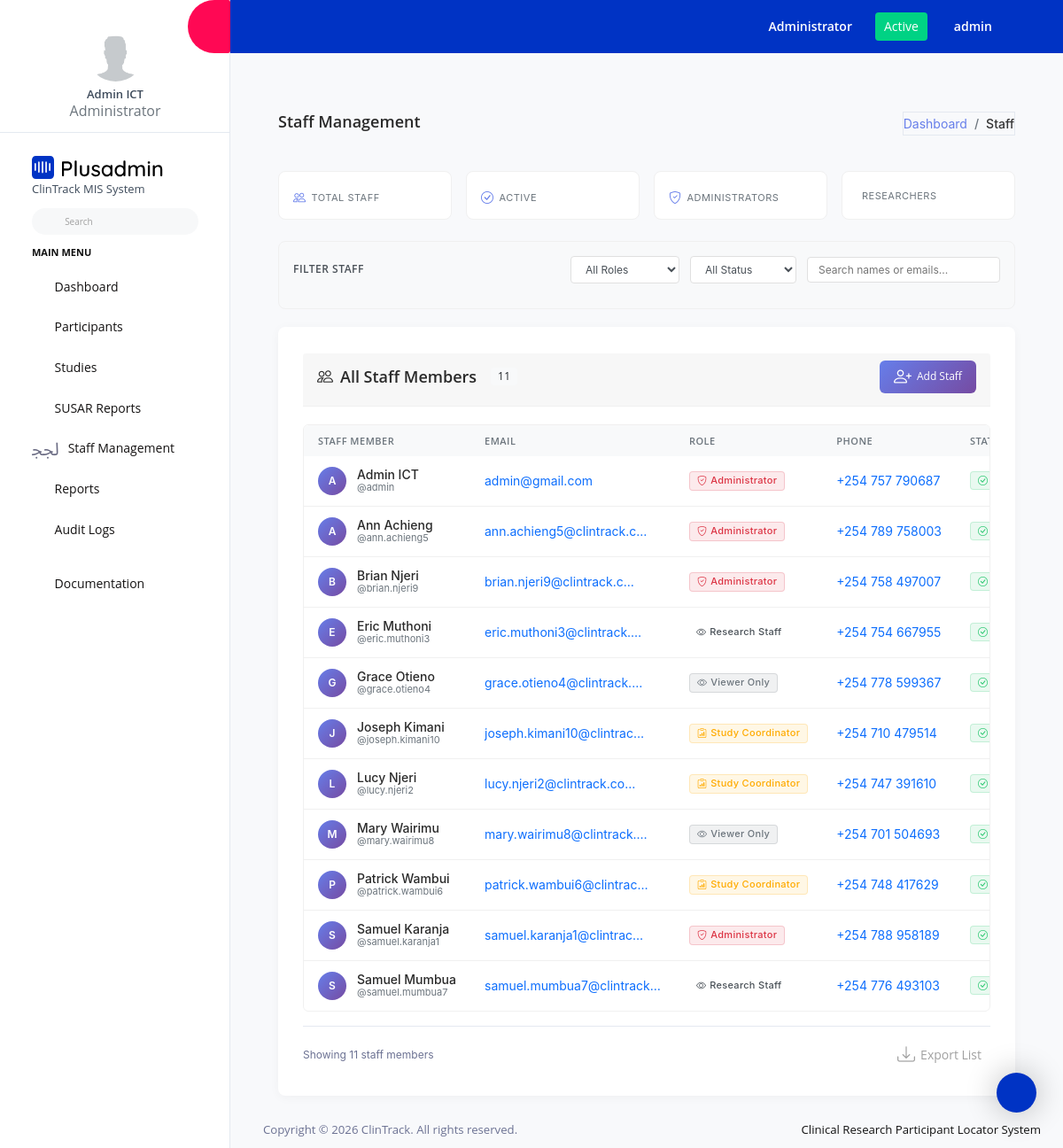
The page /staff/ (signed in) on the database as committed earlier.
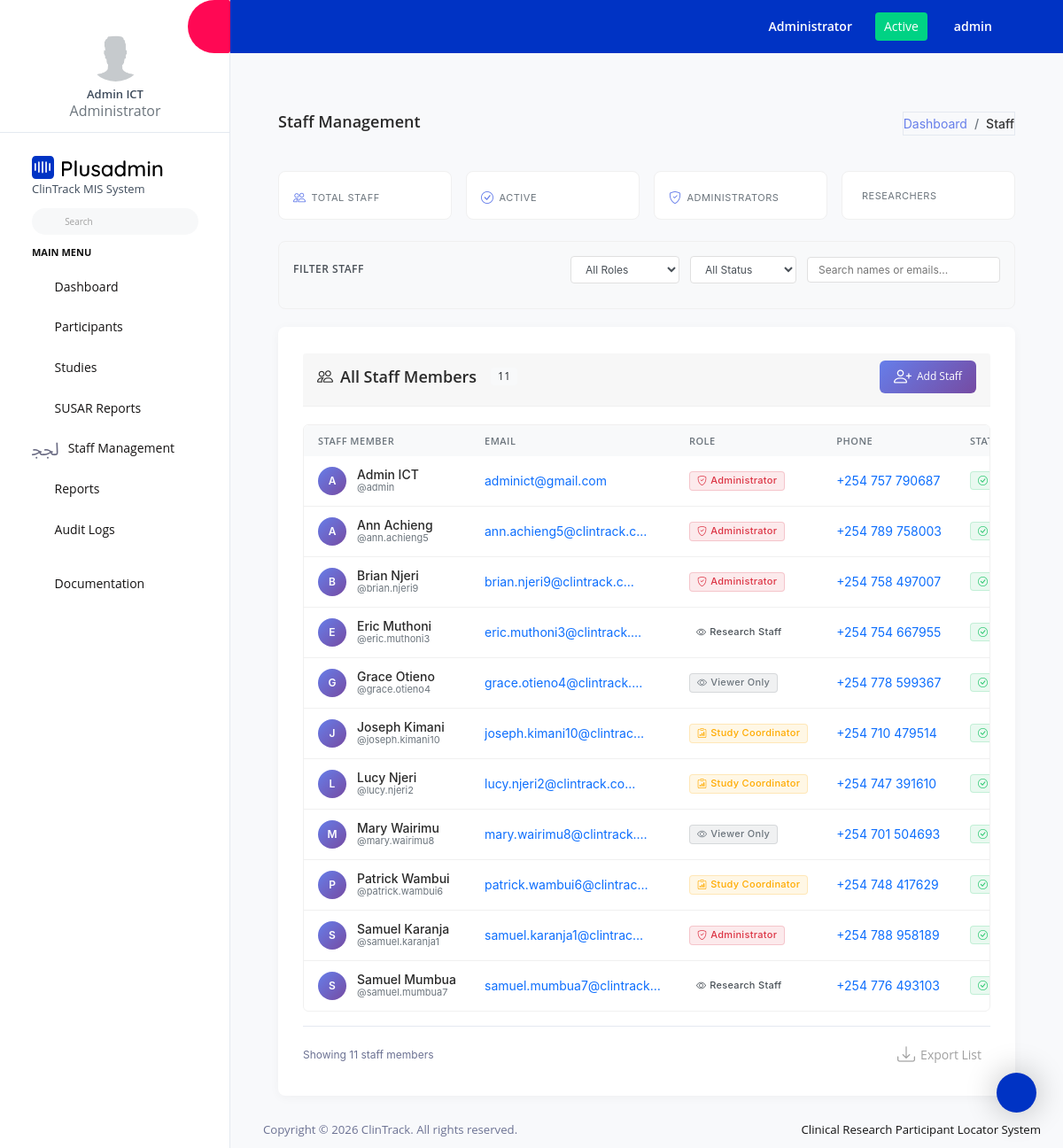
The same page on the database as committed later.
### clintrack/models.py (models this page shows, shortened)
class User(AbstractUser):
    ROLE_CHOICES = [
        ('admin', 'Administrator'),
        ('coordinator', 'Study Coordinator'),
        ('staff', 'Research Staff'),
        ('viewer', 'Viewer Only'),
    ]
    role = models.CharField(max_length=20, choices=ROLE_CHOICES, default='staff')
    phone_number = PhoneNumberField(blank=True, null=True)
    created_at = models.DateTimeField(auto_now_add=True)
    updated_at = models.DateTimeField(auto_now=True)
    class Meta:
        db_table = 'users'

### clintrack/views.py (the view)
# urls.py: path('staff/', views.users_list, name='users_list'),
@login_required
def users_list(request):
    if request.user.role != 'admin':
        messages.error(request, 'Only administrators can view staff list.')
        return redirect('dashboard')
    users = User.objects.all().order_by('-is_active', 'username')
    context = {'users': users}
    return render(request, 'users/users_list.html', context)

### templates/users/users_list.html (shortened to what the changed rows need)
{% extends 'base.html' %}
{% load static %}
{% block content %}
<div class="content-wrapper">
  <div class="row">
    <div class="col-12">
      <div class="card">
        <div class="card-body">
          {% if users %}
          <div class="table-responsive">
            <table class="table" id="staffTable">
              <thead>
                <tr>
                  <th>Staff Member</th>
                  <th>Email</th>
                  <th>Role</th>
                  <th>Phone</th>
                  <th>Status</th>
                </tr>
              </thead>
              <tbody>
                {% for user in users %}
                <tr data-role="{{ user.role }}" data-status="{% if user.is_active %}active{% else %}inactive{% endif %}"
                    data-search="{{ user.username|lower }} {{ user.get_full_name|lower|default:'' }} {{ user.email|lower|default:'' }}">
                  <td>
                    <div class="user-cell">
                      <div class="user-avatar">
                        {{ user.get_full_name|default:user.username|slice:":1"|upper }}
                      </div>
                      <div class="user-info">
                        <div class="user-name">
                          {{ user.get_full_name|default:"No Name" }}
                        </div>
                        <div class="user-username">
                          @{{ user.username }}
                        </div>
                      </div>
                    </div>
                  </td>
                  <td class="email-cell">
                    {% if user.email %}
                    <a href="mailto:{{ user.email }}" class="text-decoration-none">
                      {{ user.email|truncatechars:25 }}
                    </a>
                    {% else %}
                    <span class="text-muted">No email</span>
                    {% endif %}
                  </td>
                  <td>
                    <span class="role-badge role-{{ user.role }}">
                      <i class="bi bi-{% if user.role == 'admin' %}shield-check{% elif user.role == 'coordinator' %}clipboard-data{% elif user.role == 'researcher' %}flask{% else %}eye{% endif %}"></i>
                      {{ user.get_role_display }}
                    </span>
                  </td>
                  <td>
                    {% if user.phone_number %}
                    <a href="tel:{{ user.phone_number }}" class="text-decoration-none">
                      {{ user.phone_number }}
                    </a>
                    {% else %}
                    <span class="text-muted">-</span>
                    {% endif %}
                  </td>
                  <td>
                    {% if user.is_active %}
                    <span class="badge badge-success">
                      <i class="bi bi-check-circle"></i>
                    </span>
                    {% else %}
                    <span class="badge badge-secondary">
                      <i class="bi bi-x-circle"></i>
                      Inactive
                    </span>
                    {% endif %}
                  </td>
                </tr>
                {% endfor %}
              </tbody>
            </table>
          </div>
          {% endif %}
        </div>
      </div>
    </div>
  </div>
</div>
{% endblock %}
{% block extra_js %}
<link rel="stylesheet" href="https://cdn.jsdelivr.net/npm/bootstrap-icons@1.10.0/font/bootstrap-icons.css">
{% endblock %}

### templates/includes/sidebar.html (shortened to what this page needs)
{% load static %}
<nav class="sidebar sidebar-offcanvas" id="sidebar">
  <ul class="nav">
    <li class="nav-item nav-profile border-bottom">
      <a href="#" class="nav-link flex-column">
        <div class="nav-profile-image">
          <img src="{% static 'assets/images/profile.png' %}" alt="profile" />
        </div>
        <div class="nav-profile-text d-flex ms-0 mb-3 flex-column">
          <span class="font-weight-semibold mb-1 mt-2 text-center">{{ user.get_full_name|default:user.username }}</span>
          <span class="text-secondary icon-sm text-center">{{ user.get_role_display }}</span>
        </div>
      </a>
    </li>
    <li class="nav-item pt-3">
      <a class="nav-link d-block" href="{% url 'dashboard' %}">
        <img class="sidebar-brand-logo" src="{% static 'assets/images/logo.svg' %}" alt="" />
        <div class="sidebar-brand-logo">ClinTrack MIS System</div>
      </a>
      <form class="d-flex align-items-center" action="#">
        <div class="input-group">
          <div class="input-group-prepend">
            <i class="input-group-text border-0 mdi mdi-magnify"></i>
          </div>
          <input type="text" class="form-control border-0" placeholder="Search" />
        </div>
      </form>
    </li>
    <li class="pt-2 pb-1">
      <span class="nav-item-head">Main Menu</span>
    </li>
    <li class="nav-item">
      <a class="nav-link" href="{% url 'dashboard' %}">
        <i class="mdi mdi-compass-outline menu-icon"></i>
        <span class="menu-title">Dashboard</span>
      </a>
    </li>
    {% if user.role == 'admin' or user.role == 'coordinator' %}
    <li class="nav-item">
      <a class="nav-link" data-bs-toggle="collapse" href="#participants-menu" aria-expanded="false" aria-controls="participants-menu">
        <i class="mdi mdi-account-multiple menu-icon"></i>
        <span class="menu-title">Participants</span>
        <i class="menu-arrow"></i>
      </a>
    </li>
    {% endif %}
    {% if user.role == 'admin' or user.role == 'coordinator' %}
    <li class="nav-item">
      <a class="nav-link" data-bs-toggle="collapse" href="#studies-menu" aria-expanded="false" aria-controls="studies-menu">
        <i class="mdi mdi-flask menu-icon"></i>
        <span class="menu-title">Studies</span>
        <i class="menu-arrow"></i>
      </a>
    </li>
    {% endif %}
    <li class="nav-item">
      <a class="nav-link" data-bs-toggle="collapse" href="#susar-menu" aria-expanded="false" aria-controls="susar-menu">
        <i class="mdi mdi-alert-circle-outline menu-icon"></i>
        <span class="menu-title">SUSAR Reports</span>
        <i class="menu-arrow"></i>
      </a>
    </li>
    {% if user.role == 'admin' %}
    <li class="nav-item">
      <a class="nav-link" data-bs-toggle="collapse" href="#staff-menu" aria-expanded="false" aria-controls="staff-menu">
        <i class="mdi mdi-account-badge menu-icon"></i>
        <span class="menu-title">Staff Management</span>
        <i class="menu-arrow"></i>
      </a>
    </li>
    {% endif %}
    {% if user.role == 'admin' or user.role == 'coordinator' %}
    <li class="nav-item">
      <a class="nav-link" href="{% url 'reports_index' %}">
        <i class="mdi mdi-chart-bar menu-icon"></i>
        <span class="menu-title">Reports</span>
      </a>
    </li>
    {% endif %}
    {% if user.role == 'admin' %}
    <li class="nav-item">
      <a class="nav-link" href="{% url 'audit_logs' %}">
        <i class="mdi mdi-history menu-icon"></i>
        <span class="menu-title">Audit Logs</span>
      </a>
    </li>
    {% endif %}
    <li class="nav-item pt-3">
      <a class="nav-link" href="#">
        <i class="mdi mdi-file-document-box menu-icon"></i>
        <span class="menu-title">Documentation</span>
      </a>
    </li>
  </ul>
</nav>

### templates/includes/navbar.html (shortened to what this page needs)
{% load static %}
<nav class="navbar default-layout-navbar col-lg-12 col-12 p-0 fixed-top d-flex flex-row">
  <div class="navbar-menu-wrapper d-flex align-items-stretch">
    <button class="navbar-toggler navbar-toggler align-self-center" type="button" data-toggle="minimize">
      <span class="mdi mdi-chevron-double-left"></span>
    </button>
    <ul class="navbar-nav">
      <li class="nav-item dropdown">
        <a class="nav-link" id="messageDropdown" href="#" data-bs-toggle="dropdown" aria-expanded="false">
          <i class="mdi mdi-email-outline"></i>
        </a>
      </li>
      <li class="nav-item dropdown ms-3">
        <a class="nav-link" id="notificationDropdown" href="#" data-bs-toggle="dropdown">
          <i class="mdi mdi-bell-outline"></i>
        </a>
      </li>
    </ul>
    <ul class="navbar-nav navbar-nav-right">
      <li class="nav-item nav-logout d-none d-md-block me-3">
        <a class="nav-link" href="#">{{ user.get_role_display }}</a>
      </li>
      <li class="nav-item nav-logout d-none d-md-block">
        <span class="btn btn-sm btn-success">Active</span>
      </li>
      <li class="nav-item nav-profile dropdown d-none d-md-block">
        <a class="nav-link dropdown-toggle" id="profileDropdown" href="#" data-bs-toggle="dropdown" aria-expanded="false">
          <div class="nav-profile-text">{{ user.username }}</div>
        </a>
      </li>
      <li class="nav-item nav-logout d-none d-lg-block">
        <a class="nav-link" href="{% url 'dashboard' %}">
          <i class="mdi mdi-home-circle"></i>
        </a>
      </li>
    </ul>
  </div>
</nav>

Rows that differ between the two databases and show on the page:
changed User "Admin ICT": email "admin@gmail.com" → "adminict@gmail.com"
